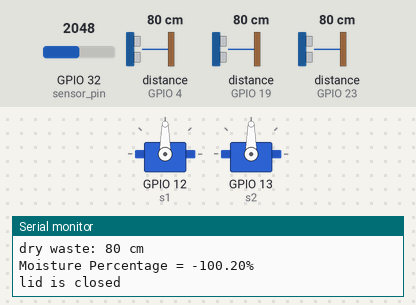
A sketch run on a simulated ESP32. On the bench: 2 × servo, the last lines printed to the serial monitor. Wiring (inferred from the names in the program): 3 × ultrasonic range finder: trigger GPIO 2, echo GPIO 4 / trigger GPIO 18, echo GPIO 19 / trigger GPIO 22, echo GPIO 23. The test bench sets the inputs (shaded band); at power-on: distance to the obstacle (sensors on GPIO 4, GPIO 19, GPIO 23) 80 cm, GPIO 32 (sensor_pin) = 2048. The echo pulse lasts 58.3 µs per cm; WiFi joins after 1.5 s; servers stay silent unless stated.

Above: at 3.0 s.
3.1 s: distance to the obstacle (sensor on GPIO 4) set to 18 cm
5.1 s: distance to the obstacle (sensor on GPIO 4) set to 13 cm
At 6.48 s:
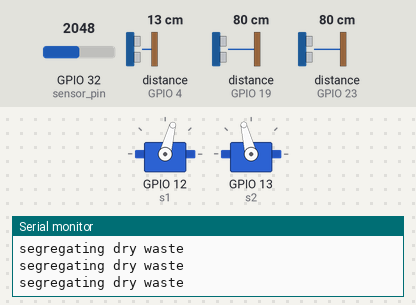
At 9.5 s:
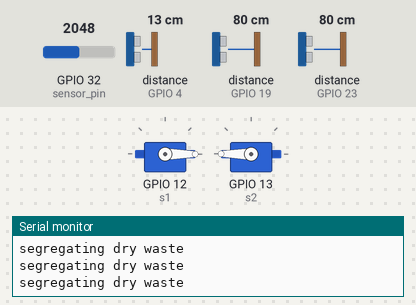
12.8 s: GPIO 32 (sensor_pin) set to 140
At 18.2 s:
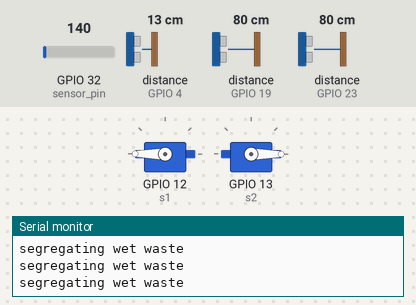
Timing chart, 0 to 25.5 s (numbered marks = the images above; inputs shaded):
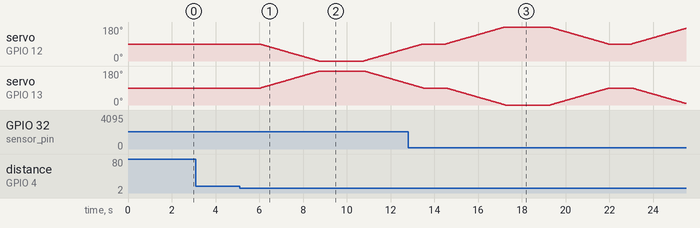

The sketch:

smart_bin1.ino
```cpp
#define BLYNK_PRINT Serial

/* Fill in information from Blynk Device Info here */
#define BLYNK_TEMPLATE_ID "TMPL3nP0I0tR-"
#define BLYNK_TEMPLATE_NAME "Pathfinders"
#define BLYNK_AUTH_TOKEN "uCWGYK6zAdPxvKA_j3QHYmSVvwnd1qKO"

#include <ESP32Servo.h>
#include <WiFi.h>
#include <WiFiClient.h>
#include <BlynkSimpleEsp32.h>
// Define servo objects
Servo s1;
Servo s2;


const int sensor_pin = 32; //moisture
const int trigPin1 = 2; // Ultrasonic sensor's trigger pinint            input
const int echoPin1 = 4; // Ultrasonic sensor's echo pin

const int trigPin2 = 18; // Ultrasonic sensor's trigger pinint            wet
const int echoPin2 = 19; // Ultrasonic sensor's echo pin

const int trigPin3 = 22; // Ultrasonic sensor's trigger pinint            dry
const int echoPin3 = 23; // Ultrasonic sensor's echo pin
 //s1.attach(26);
 //s2.attach(25);

// Your WiFi credentials.
// Set password to "" for open networks.
char ssid[] = "naveen";
char pass[] = "1234567890";
BlynkTimer timer;
void setup()
{
  // Debug console
  Serial.begin(9600);
  s1.attach(12);
  s2.attach(13);
  Blynk.begin(BLYNK_AUTH_TOKEN, ssid, pass);
  pinMode(trigPin2, OUTPUT);
  pinMode(echoPin2, INPUT);
  pinMode(trigPin1, OUTPUT);
  pinMode(echoPin1, INPUT);
    pinMode(trigPin3, OUTPUT);
  pinMode(echoPin3, INPUT);
}

void loop()
{
   long duration1, distance1,duration2, distance2,duration3, distance3;
    ////////////////////////////////////////ultra 1,2,3  input
  digitalWrite(trigPin1, LOW);
  delayMicroseconds(2);
  digitalWrite(trigPin1, HIGH);
  delayMicroseconds(10);
  digitalWrite(trigPin1, LOW);
  duration1 = pulseIn(echoPin1, HIGH);
  distance1 = (duration1 / 2) / 29.1;
  Serial.print("\ninput: ");
  Serial.print(distance1);//input wastage
 //////////////////////////////////////////////////////wet ultra
  digitalWrite(trigPin2, LOW);
  delayMicroseconds(2);
  digitalWrite(trigPin2, HIGH);
  delayMicroseconds(10);
  digitalWrite(trigPin2, LOW);
  duration2 = pulseIn(echoPin2, HIGH);
  distance2 = (duration2 / 2) / 29.1;
  Serial.print("\nwet waste: ");
  Serial.println(distance2);
//////////////////////////////////////////////////////dry ultra
  digitalWrite(trigPin3, LOW);
  delayMicroseconds(2);
  digitalWrite(trigPin3, HIGH);
  delayMicroseconds(10);
  digitalWrite(trigPin3, LOW);
  duration3 = pulseIn(echoPin3, HIGH);
  distance3 = (duration3 / 2) / 29.1;
  Serial.print("dry waste: ");
  Serial.print(distance3);
  Serial.println(" cm");

  Blynk.run();
  float moisture_percentage;
  int sensor_analog;
  sensor_analog = analogRead(sensor_pin);
  moisture_percentage = ( 100 - ( (sensor_analog/1023.00) * 100 ) );
  Serial.print("\nMoisture Percentage = ");
  Serial.print(moisture_percentage);
  Serial.print("%");
  //condition for servo motor////////////////////////////////////wetwaste
  if ((distance1 > 0 && distance1 <= 15) && (moisture_percentage >= 32))
  {
    for(int i=90 ; i>=0 ; i-=1){
      int j = 180-i;
      digitalWrite(trigPin2, LOW);
      digitalWrite(trigPin1, LOW);
       digitalWrite(trigPin3, LOW);
      s1.write(j);
      delay(15);
      s2.write(i);
      delay(15);
    Serial.print("\nsegregating wet waste");

  }
delay(2000);
  // Reverse direction and rotate both servos simultaneously
  for(int i=0; i<=90 ; i+=1){
      int j = 180-i;
     s1.write(j);
      delay(15);
      s2.write(i);
      delay(15);
      Serial.print("\nlid closing");

  }
       digitalWrite(trigPin2, HIGH);
     digitalWrite(trigPin1, HIGH);
     digitalWrite(trigPin3, HIGH);
  }
  /////////////////////////////////////////////////dry waste
  else if ((distance1 > 0 && distance1 <= 15) && (moisture_percentage <= 32))
  {
     for(int i=90 ; i<=180 ; i+=1){
      int j = 180-i;
     digitalWrite(trigPin2, LOW);
     digitalWrite(trigPin1, LOW);
      digitalWrite(trigPin3, LOW);
      s1.write(j);
      delay(15);
      s2.write(i);
      delay(15);
       Serial.print("\nsegregating dry waste");

    }
delay(2000);
  // Reverse direction and rotate both servos simultaneously
  for(int i=180; i>=90 ; i-=1){
      int j = 180-i;
      s1.write(j);
      delay(15);
      s2.write(i);
      delay(15);
     Serial.print("\nlid closing");

   }
     digitalWrite(trigPin2, HIGH);
     digitalWrite(trigPin1, HIGH);
     digitalWrite(trigPin3, HIGH);
  }
  /////////////////////////////closed bin
  else
  {
      s1.write(90);
      delay(15);
      s2.write(90);
      delay(15);
     Serial.print("\nlid is closed");
     digitalWrite(trigPin2, HIGH);
     digitalWrite(trigPin1, HIGH);
      digitalWrite(trigPin3, HIGH);
  }


  Blynk.virtualWrite(V0, distance2);
  Blynk.virtualWrite(V2, distance2);

  if((distance2>=5)||(distance2==0))
  {
   Blynk.virtualWrite(V1, 0);
  }
  else
  {
    Blynk.virtualWrite(V1, 1);
    Blynk.logEvent("wetlimit");
    Serial.print("danger");
  }

  if((distance3>=5)||(distance3==0))
  {
   Blynk.virtualWrite(V3, 0);
  }
  else
  {
    Blynk.virtualWrite(V3, 1);
    Blynk.logEvent("drylimit");
    Serial.print("danger");
  }

  delay(1000);
}
```

Measured:
- the behaviour switches between 16 and 15 cm on distance to the obstacle (sensor on GPIO 4) (found by bisection; images 0 and 1)
- after the input at 5.1 s, servo on GPIO 13 (s2): rises from 90° to 180° in 2.7 s, then falls to 113° in 4.0 s
